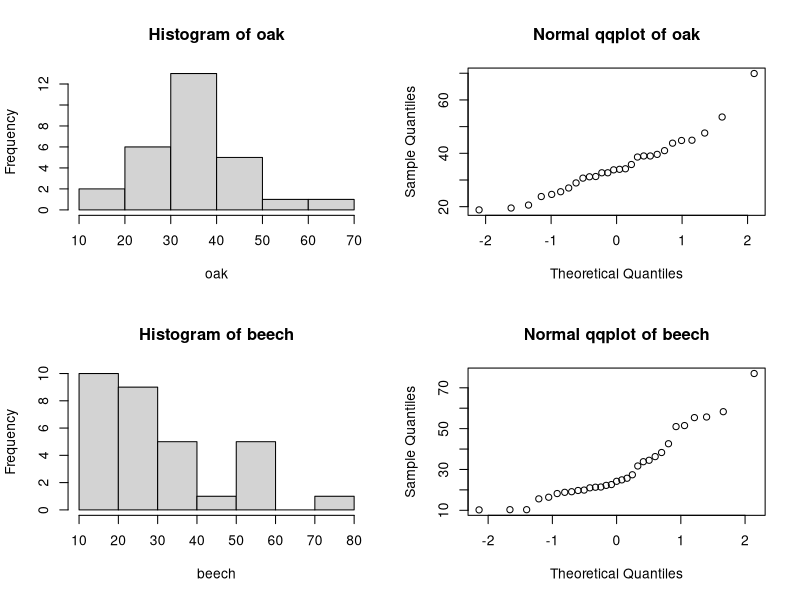
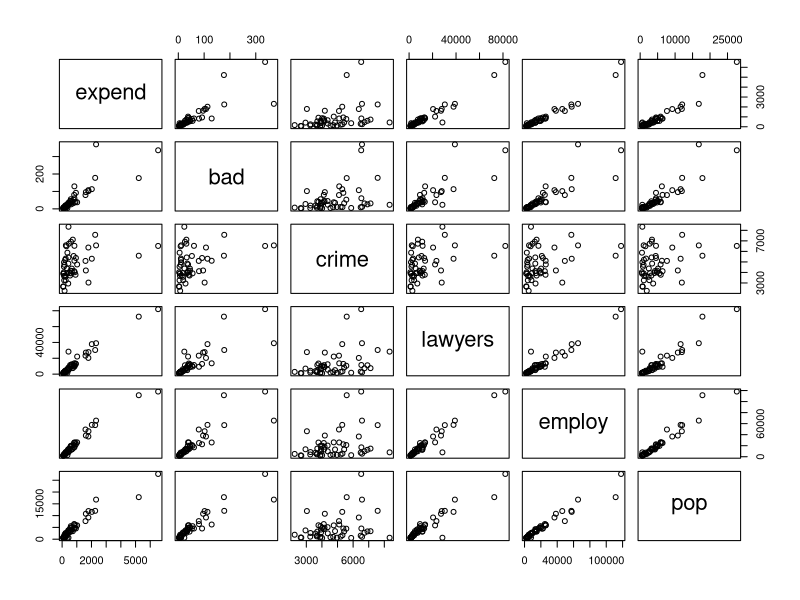
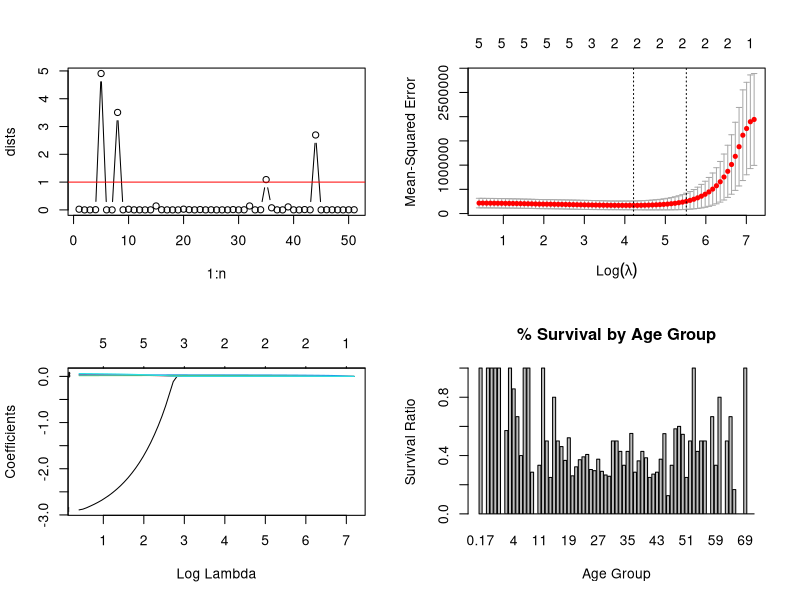
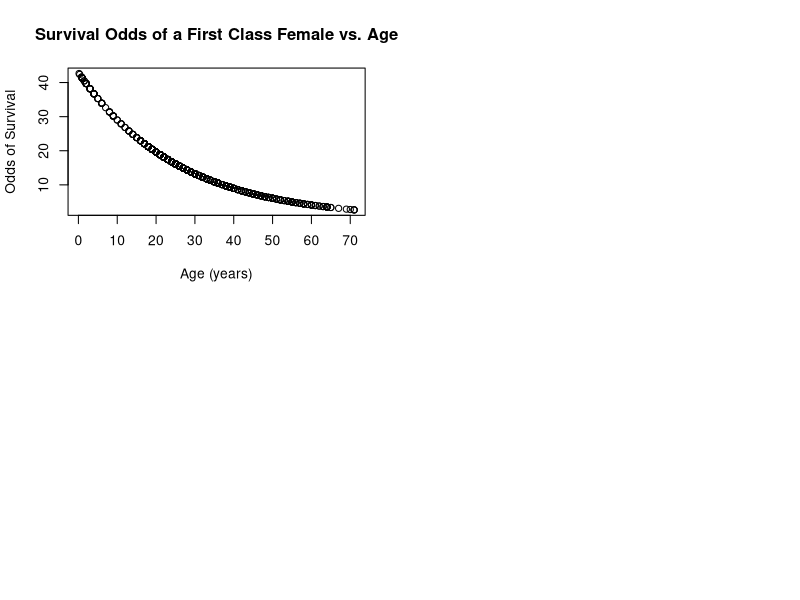

The R source for these figures, in order: (Note: this script raises an error after producing the figures.)
## ---- chunk 1
options(digits=3) # e.g. for anova and summary() outputs...

# helper function to check normality throughout this assignment
checkNorm = function(data, name, unit="") {
  xlab = name
  if (unit != "") {
    xlab = sprintf("%s (%s)", name, unit)
  }
  hist(data, main=sprintf("Histogram of %s", name), xlab=xlab)
  qqnorm(data, main=sprintf("Normal qqplot of %s", name))
  res = shapiro.test(data)
  print(sprintf("Shapiro-Wilk normality p-value for %s: %.3f", name, res$p.value))
  return(res$p.value)
}

printPval = function(pval) {
  print(sprintf("p-value = %.3f", pval))
}

conclude = function(pval, hypothesis, type="test") {
  if (pval < 0.05) {
    return(sprintf("the p-value $%.3f<0.05$ for this %s suggests is sufficient evidence to reject the $H_0$ (%s).", pval, type, hypothesis));
  } else {
    return(sprintf("the p-value $%.3f>0.05$ for this %s suggests there's insufficient evidence to reject the $H_0$ (%s).", pval, type, hypothesis));
  }
}
## ---- chunk 2
trees = read.table("treeVolume.txt", header=T)
model = lm(volume~type, data=trees)
print("model coefficients:"); summary(model)$coefficients
res = anova(model)
sprintf("ANOVA p-value for type = %.3f", res["type", "Pr(>F)"])
## ---- chunk 3
oaks = dplyr::filter(trees, type == "oak")
beeches = dplyr::filter(trees, type != "oak")
par(mfrow = c(2, 2))
# making plots 
pval = checkNorm(oaks$volume, "oak")
pval = checkNorm(beeches$volume, "beech")

sprintf("oak mean volume = %.3f, beech mean volume = %.3f", mean(oaks$volume), mean(beeches$volume))

# TODO: we don't have to actually do this t test
#res = t.test(oaks$volume, beeches$volume)
#printPval(res$p.value)
## ---- chunk 4
new_oak = data.frame(type="oak"); new_beech = data.frame(type = "beech")
pred1 = predict(model, new_oak); pred2 = predict(model, new_beech)
sprintf("predicted volumes: oak = %.3f, beech = %.3f", pred1, pred2)
## ---- chunk 5
model = lm(volume~type*diameter + height, data=trees)
res = anova(model)
sprintf("ANOVA p-value for type:diameter = %.3f", res["type:diameter", "Pr(>F)"])
## ---- chunk 6
model = lm(volume~type*height + diameter, data=trees)
res = anova(model)
sprintf("ANOVA p-value for type:diameter = %.3f", res["type:height", "Pr(>F)"])
## ---- chunk 7
model = lm(volume~type+height+diameter, data=trees)
print("model coefficients:"); summary(model)$coefficients
print("anova:"); res = anova(model); res
## ---- chunk 8
# build better model where type isn't considered
modelC = lm(volume~height+diameter, data=trees)

avgTree = data.frame(height=mean(trees$height), diameter=mean(trees$diameter))
pred = predict(modelC, avgTree)
sprintf("predicted volume of average tree = %.3f", pred)
# mean(trees$volume) # this also gives the same result as expected

r2 = summary(modelC)$r.squared; ar2 = summary(modelC)$adj.r.squared
sprintf("modelC: R^2 = %.3f, Adj. R^2 = %.3f", r2, ar2)
## ---- chunk 9
# create predictor as cylinderical volume
trees$cylinder = trees$diameter * pi * trees$height

modelD = lm(volume~cylinder, data=trees)
print("model coefficients:"); summary(modelD)$coefficients
r2 = summary(modelD)$r.squared; ar2 = summary(modelD)$adj.r.squared
sprintf("model: R^2 = %.3f, Adj. R^2 = %.3f", r2, ar2)
print("ANOVA:"); anova(model)
## ---- chunk 10
crimes = read.table("expensescrime.txt", header=T)
pairs(crimes[,-1])
crimes$state = factor(crimes$state)


model = lm(expend~bad+crime+lawyers+employ+pop, data=crimes)
summary(model)$coefficients
anova(model)

print('model 2:')
model = lm(expend~crime+bad+lawyers+employ+pop, data=crimes)
summary(model)$coefficients
anova(model)

# sorting by population
#crimes[order(crimes$pop, decreasing=TRUE),]



#crimes
## ---- chunk 11
n = length(crimes[,1])
dists = cooks.distance(model)
plot(1:n, dists, type="b")
abline(1, 0, col = 'red') # plot y=1 for reference

# these are the indices into crimes that are cook's points
dists[dists > 1]
# TODO: print state names
#cooked = crimes[dists[dists > 1],]
#cooked

# investigating collinearity
cor(crimes[,-1])
res = cor(crimes[,-1])
# using 0.8 as a threshold to help with visiblility
res[res >= 0.8] = T; res[res <= 0.8] = F; 
res
## ---- chunk 12
evalModel = function(model, name) {
  print(sprintf("adding var '%s':", name))
  print(summary(model)$coefficients)
  r2 = summary(model)$r.squared; ar2 = summary(model)$adj.r.squared
  sprintf("model: R^2 = %.3f", r2)
}

evalModel(lm(expend~bad, data=crimes), name="bad")
evalModel(lm(expend~crime, data=crimes), name="crime")
evalModel(lm(expend~lawyers, data=crimes), name="lawyers")
evalModel(lm(expend~employ, data=crimes), name="employ")
evalModel(lm(expend~pop, data=crimes), name="pop")

# employ has highest adj. R^2 (0.955) and is significant
print("****round2****")
evalModel(lm(expend~employ+bad, data=crimes), name="bad")
evalModel(lm(expend~employ+crime, data=crimes), name="crime")
evalModel(lm(expend~employ+lawyers, data=crimes), name="lawyers")
evalModel(lm(expend~employ+pop, data=crimes), name="pop")
## ---- chunk 13
model = lm(expend~employ, data=crimes) # result of part 2b
state = data.frame(bad=50, crime=5000, lawyers=5000, employ=5000, pop=5000)
predict(model, state, interval="prediction")
## ---- chunk 14
#set.seed(444) # ensuring results don't change each time its run
x = as.matrix(crimes[,-1]) # remove states column
x = x[,-1] # remove expenditure
y = crimes[,2]
#x

train = sample(1:nrow(x),0.67*nrow(x))
x.train = x[train,]; y.train = y[train]
x.test = x[-train,]; y.test = y[-train] 

lm.model = lm(expend~bad+crime+lawyers+employ+pop,data=crimes, subset=train)
y.predict.lm = predict(lm.model,newdata=crimes[-train,])
mse.lm = mean((y.test-y.predict.lm)^2)
sprintf("linear model mse = %.3f", mse.lm)

library(glmnet) 
lasso.model = glmnet(x.train,y.train,alpha=1)
lasso.cv = cv.glmnet(x.train,y.train,alpha=1,type.measure="mse",nfolds=5)

plot(lasso.model,label=T,xvar="lambda")
plot(lasso.cv) 

lambda.min = lasso.cv$lambda.min; lambda.1se=lasso.cv$lambda.1se; 
sprintf("lambda.min = %.3f, lambda.1se = %.3f", lambda.min, lambda.1se)

coef(lasso.model,s=lasso.cv$lambda.min) 
coef(lasso.model,s=lasso.cv$lambda.1se) 

lasso.pred1 = predict(lasso.model,s=lambda.min,newx=x.test) 
lasso.pred2 = predict(lasso.model,s=lambda.1se,newx=as.matrix(x.test))
mse1.lasso = mean((y.test-lasso.pred1)^2)
mse2.lasso = mean((y.test-lasso.pred2)^2)
sprintf("mse1 = %.3f, mse2 = %.3f", mse1.lasso, mse2.lasso)
## ---- chunk 15
titanic = read.table("titanic.txt", header=T)
titanic$PClass = factor(titanic$PClass)
titanic$Sex = factor(titanic$Sex)
#titanic$Survived = factor(titanic$Survived)

library(plyr)
# round age to nearest 10 years
#   https://stackoverflow.com/a/6466894
titanic$Ager = round_any(titanic$Age, 20)
titanic$Ager = factor(titanic$Ager)
titanic$Age2 = titanic$Age^2

print("total number of individuals for each combination of class and gender:")
tot = xtabs(~PClass+Sex, data=titanic)
tot

print("Surival rate by class and gender combinations:")
totc = xtabs(Survived~PClass+Sex, data=titanic)
round(totc/tot, 2)

#plot(titanic$Age, y=titanic$Survived, xlim=c(0, 100))
totage = xtabs(~Age, data=titanic)
barplot(xtabs(Survived~Age,data=titanic)/totage, main="% Survival by Age Group", xlab="Age Group", ylab="Survival Ratio")

# build logistic regression model
#roundUp = function(x) 10^ceiling(log10(x))

model = glm(Survived~Age+Sex+PClass,data=titanic, family=binomial)
summary(model)

plot(titanic$Age,exp(3.759662 + titanic$Age*-0.039177), ylab="Odds of Survival", xlab="Age (years)",main="Survival Odds of a First Class Female vs. Age")

#res$coefficients['(Intercept)', 'Pr(>|z|)']



## ---- chunk 16

ageclass_model = glm(Survived~Age*PClass+Sex,data=titanic, family=binomial)
summary(ageclass_model)

agesex_model = glm(Survived~Age*Sex+PClass,data=titanic, family=binomial)
summary(agesex_model)

male1 = data.frame(Age=55, Sex = "male", PClass = "1st")
male2 = data.frame(Age=55, Sex = "male", PClass = "2nd")
male3 = data.frame(Age=55, Sex = "male", PClass = "3rd")
female1 = data.frame(Age=55, Sex = "female", PClass = "1st")
female2 = data.frame(Age=55, Sex = "female", PClass = "2nd")
female3 = data.frame(Age=55, Sex = "female", PClass = "3rd")

predict(model,female1, type="response")
predict(model,female2, type="response")
predict(model,female3, type="response")
predict(model,male1, type="response")
predict(model,male2, type="response")
predict(model,male3, type="response")


## ---- chunk 17
coups = read.table("coups.txt", header=T)
coups

coups$pollib=factor(coups$pollib)

coupsglm = glm(miltcoup~oligarchy+pollib+parties+pctvote+popn+size+numelec+numregim, family=poisson, data=coups)
summary(coupsglm)
## ---- chunk 18

coupsglm1 = glm(miltcoup~oligarchy+pollib+parties+pctvote+popn+size+numelec+numregim, family=poisson, data=coups)
summary(coupsglm1)$coefficients


#numelec has highest p-value so we remove it

coupsglm2 = glm(miltcoup~oligarchy+pollib+parties+pctvote+popn+size+numregim, family=poisson, data=coups)
summary(coupsglm2)

#numregim has highest p-value so we remove it

coupsglm3 = glm(miltcoup~oligarchy+pollib+parties+pctvote+popn+size, family=poisson, data=coups)
summary(coupsglm3)

#size has highest p-value so we remove it

coupsglm4 = glm(miltcoup~oligarchy+pollib+parties+pctvote+popn, family=poisson, data=coups)
summary(coupsglm4)

#popn has highest p-value so we remove it

coupsglm5 = glm(miltcoup~oligarchy+pollib+parties+pctvote, family=poisson, data=coups)
summary(coupsglm5)

#pctvote has highest p-value so we remove it

coupsglm6 = glm(miltcoup~oligarchy+pollib+parties, family=poisson, data=coups)
summary(coupsglm6)

print("numelec, numregim, size, popn, pctvote")



## ---- chunk 19

country1 = data.frame(oligarchy = mean(coups$oligarchy), pollib = 0, parties = mean(coups$parties))
country2 = data.frame(oligarchy = mean(coups$oligarchy), pollib = 1, parties = mean(coups$parties))
country3 = data.frame(oligarchy = mean(coups$oligarchy), pollib = 2, parties = mean(coups$parties))

predict(coupsglm6,country1, type="response")
predict(coupsglm6,country2, type="response")
predict(coupsglm6,country3, type="response")
